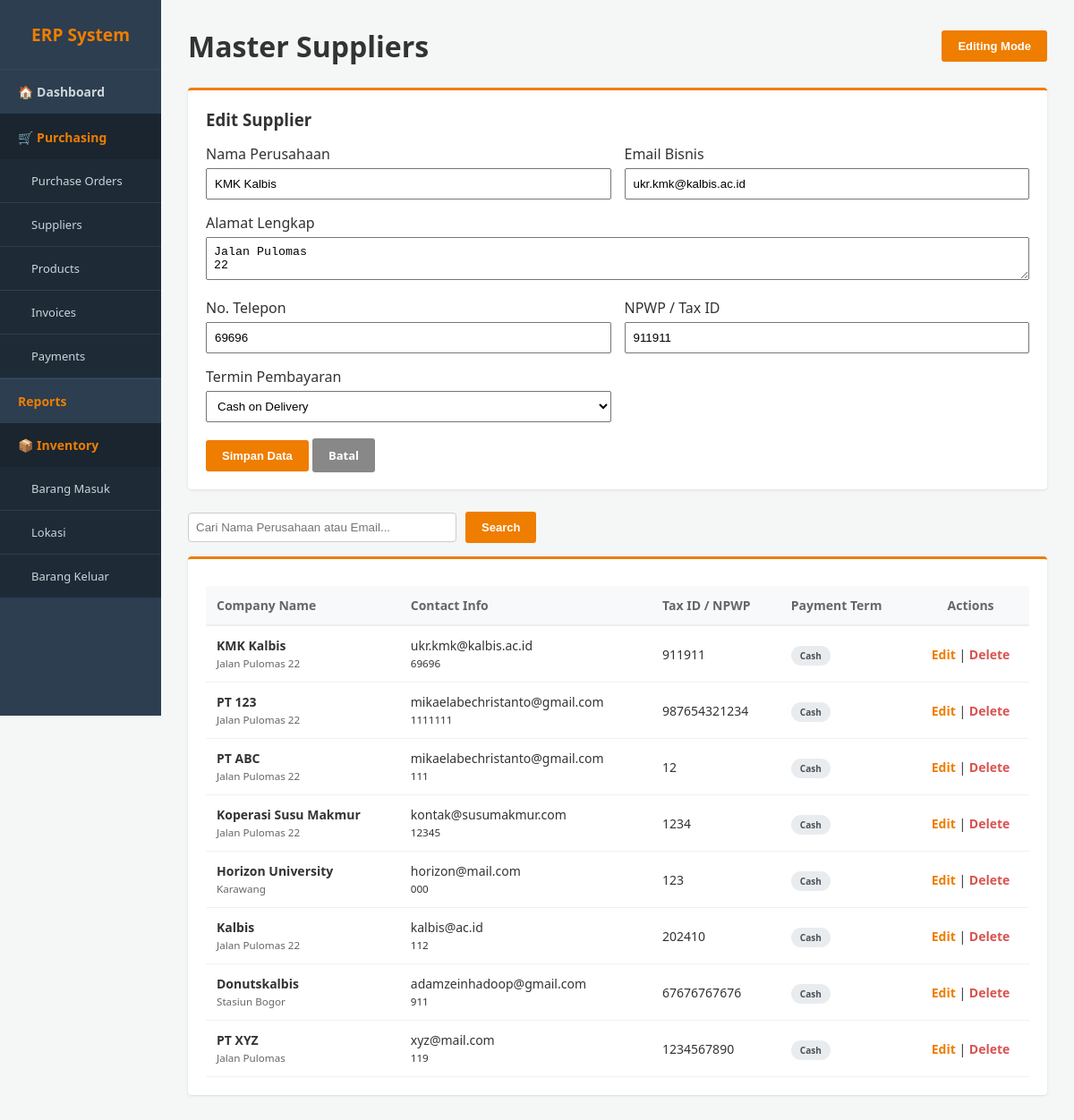
Screenshot of /supplier.php?edit=10 with the database file from the repository.
### tables this page shows
CREATE TABLE `supplier` (
  `id_supplier` int(11) NOT NULL,
  `nama_perusahaan` varchar(100) NOT NULL,
  `alamat_lengkap` text DEFAULT NULL,
  `email_bisnis` varchar(50) DEFAULT NULL,
  `no_telepon` varchar(20) DEFAULT NULL,
  `npwp_tax_id` varchar(30) DEFAULT NULL,
  `term_pembayaran_default` varchar(50) DEFAULT NULL,
  `mata_uang` char(3) DEFAULT 'IDR'
);

### supplier.php (the view, shortened to what this page needs)
<?php
include 'config.php';
$val = [
    'id_supplier' => '', 'nama_perusahaan' => '', 'alamat_lengkap' => '',
    'email_bisnis' => '', 'no_telepon' => '', 'npwp_tax_id' => '', 'term_pembayaran_default' => 'Net 30'
];
if (isset($_GET['edit'])) {
    $id = $_GET['edit'];
    $res = mysqli_query($conn, "SELECT * FROM supplier WHERE id_supplier = $id");
    if ($res) {
        $val = mysqli_fetch_assoc($res);
    }
}
include 'header.php';
?>
<div class="header-bar">
    <h1>Master Suppliers</h1>
    <button onclick="toggleForm()" class="btn-orange">
        <?= isset($_GET['edit']) ? 'Editing Mode' : '+ Create New Supplier' ?>
    </button>
</div>
<div id="form-supplier" class="card" style="display: <?= isset($_GET['edit']) ? 'block' : 'none' ?>; margin-bottom: 25px;">
    <h3 style="margin-bottom: 15px;"><?= empty($val['id_supplier']) ? 'Add New' : 'Edit' ?> Supplier</h3>
    <form method="POST" action="supplier.php">
        <div style="display: grid; grid-template-columns: 1fr 1fr; gap: 15px;">
            <div>
                <label>Nama Perusahaan</label>
                <input type="text" name="nama_perusahaan" style="width:100%; padding:8px; margin-top:5px;" value="<?= $val['nama_perusahaan'] ?>" required>
            </div>
            <div>
                <label>Email Bisnis</label>
                <input type="email" name="email_bisnis" style="width:100%; padding:8px; margin-top:5px;" value="<?= $val['email_bisnis'] ?>">
            </div>
            <div style="grid-column: span 2;">
                <label>Alamat Lengkap</label>
                <textarea name="alamat_lengkap" style="width:100%; padding:8px; margin-top:5px;" rows="2"><?= $val['alamat_lengkap'] ?></textarea>
            </div>
            <div>
                <label>No. Telepon</label>
                <input type="text" name="no_telepon" style="width:100%; padding:8px; margin-top:5px;" value="<?= $val['no_telepon'] ?>">
            </div>
            <div>
                <label>NPWP / Tax ID</label>
                <input type="text" name="npwp_tax_id" style="width:100%; padding:8px; margin-top:5px;" value="<?= $val['npwp_tax_id'] ?>">
            </div>
            <div>
                <label>Termin Pembayaran</label>
                <select name="term_pembayaran_default" style="width:100%; padding:8px; margin-top:5px;">
                    <option value="Cash" <?= $val['term_pembayaran_default'] == 'Cash' ? 'selected' : '' ?>>Cash on Delivery</option>
                </select>
            </div>
        </div>
        <div style="margin-top: 20px;">
            <button type="submit" name="save_supplier" class="btn-orange">Simpan Data</button>
            <a href="supplier.php" class="btn-orange" style="background:#888; text-decoration:none;">Batal</a>
        </div>
    </form>
</div>
<div style="margin-bottom: 15px;">
    <form method="GET" action="supplier.php" style="display:flex; gap:10px; align-items:center;">
        <input type="text" name="search" placeholder="Cari Nama Perusahaan atau Email..." style="padding: 8px; width: 300px; border: 1px solid #ccc; border-radius: 4px;" value="<?= isset($_GET['search']) ? htmlspecialchars($_GET['search']) : '' ?>">
        <button type="submit" class="btn-orange">Search</button>
    </form>
</div>
<div class="card">
    <table>
        <thead>
            <tr>
                <th>Company Name</th>
                <th>Contact Info</th>
                <th>Tax ID / NPWP</th>
                <th>Payment Term</th>
                <th style="text-align:center">Actions</th>
            </tr>
        </thead>
        <tbody>
            <?php
            $search_query = "";
            $result = mysqli_query($conn, "SELECT * FROM supplier $search_query ORDER BY id_supplier DESC");
            if (mysqli_num_rows($result) > 0) {
                while($row = mysqli_fetch_assoc($result)) {
                    echo "<tr>
                        <td>
                            <strong>{$row['nama_perusahaan']}</strong><br>
                            <small style='color:#666'>{$row['alamat_lengkap']}</small>
                        </td>
                        <td>
                            {$row['email_bisnis']}<br>
                            <small>{$row['no_telepon']}</small>
                        </td>
                        <td>{$row['npwp_tax_id']}</td>
                        <td><span class='badge bg-draft'>{$row['term_pembayaran_default']}</span></td>
                        <td style='text-align:center'>
                            <a href='supplier.php?edit={$row['id_supplier']}' style='color:#ef7d00; text-decoration:none; font-weight:bold;'>Edit</a> |
                            <a href='supplier.php?delete={$row['id_supplier']}' style='color:#d9534f; text-decoration:none; font-weight:bold;' onclick='return confirm(\"Yakin ingin menghapus supplier ini?\")'>Delete</a>
                        </td>
                    </tr>";
                }
            } else {
                echo "<tr><td colspan='5' style='text-align:center; padding:20px;'>Belum ada data supplier.</td></tr>";
            }
            ?>
        </tbody>
    </table>
</div>
<?php echo "</div></body></html>"; ?>

### header.php (style rules this page uses)
* { box-sizing: border-box; margin: 0; padding: 0; }
body { font-family: 'Segoe UI', Arial, sans-serif; background-color: #f4f7f6; display: flex; color: #333; }
.header-bar { display: flex; justify-content: space-between; align-items: center; margin-bottom: 25px; }
.card { background: white; padding: 20px; border-radius: 4px; box-shadow: 0 1px 3px rgba(0,0,0,0.1); border-top: 3px solid #ef7d00; }
table { width: 100%; border-collapse: collapse; margin-top: 10px; font-size: 14px; }
table th { background-color: #f8f9fa; text-align: left; padding: 12px; border-bottom: 2px solid #eee; color: #666; }
table td { padding: 12px; border-bottom: 1px solid #f1f1f1; }
.btn-orange { background-color: #ef7d00; color: white; padding: 10px 18px; border: none; border-radius: 3px; cursor: pointer; text-decoration: none; font-size: 13px; font-weight: bold; }
.badge { padding: 4px 10px; border-radius: 20px; font-size: 10px; font-weight: bold; }
.bg-draft { background: #e9ecef; color: #495057; }

### rows the page displays
supplier: nama_perusahaan "KMK Kalbis", email_bisnis "ukr.kmk@kalbis.ac.id", alamat_lengkap "Jalan Pulomas 22", no_telepon "69696", npwp_tax_id "911911", term_pembayaran_default "Cash on Delivery", npwp_tax "911911", term_pembayaran_default "Cash"
supplier: nama_perusahaan "PT 123", alamat_lengkap "Jalan Pulomas 22", email_bisnis "mikaelabechristanto@gmail.com", no_telepon "1111111", npwp_tax "987654321234", term_pembayaran_default "Cash"
supplier: nama_perusahaan "PT ABC", alamat_lengkap "Jalan Pulomas 22", email_bisnis "mikaelabechristanto@gmail.com", no_telepon "111", npwp_tax "12", term_pembayaran_default "Cash"
supplier: nama_perusahaan "Koperasi Susu Makmur", alamat_lengkap "Jalan Pulomas 22", email_bisnis "kontak@susumakmur.com", no_telepon "12345", npwp_tax "1234", term_pembayaran_default "Cash"
supplier: nama_perusahaan "Horizon University", alamat_lengkap "Karawang", email_bisnis "horizon@mail.com", no_telepon "000", npwp_tax "123", term_pembayaran_default "Cash"
supplier: nama_perusahaan "Kalbis", alamat_lengkap "Jalan Pulomas 22", email_bisnis "kalbis@ac.id", no_telepon "112", npwp_tax "202410", term_pembayaran_default "Cash"
supplier: nama_perusahaan "Donutskalbis", alamat_lengkap "Stasiun Bogor", email_bisnis "adamzeinhadoop@gmail.com", no_telepon "911", npwp_tax "67676767676", term_pembayaran_default "Cash"
supplier: nama_perusahaan "PT XYZ", alamat_lengkap "Jalan Pulomas", email_bisnis "xyz@mail.com", no_telepon "119", npwp_tax "1234567890", term_pembayaran_default "Cash"
